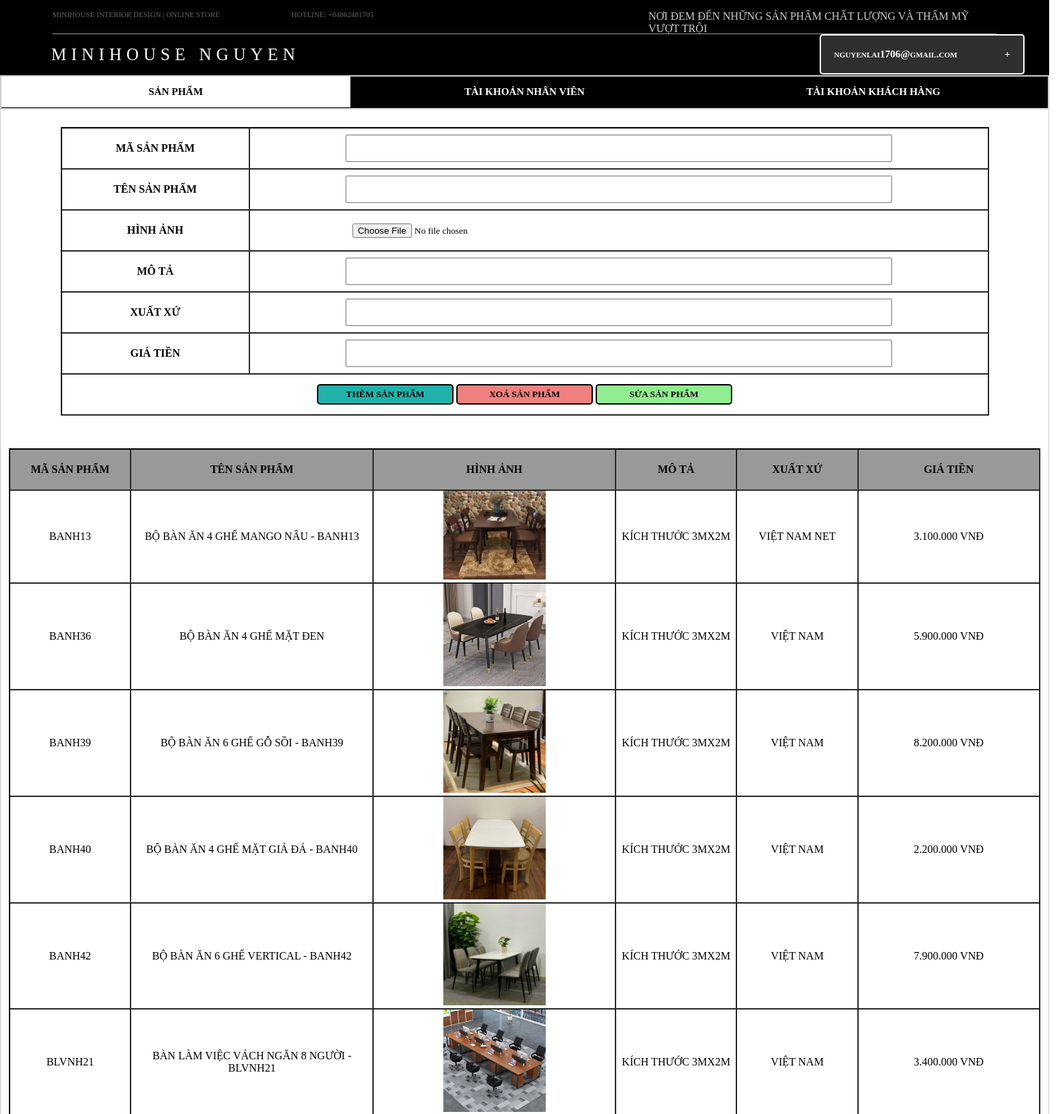
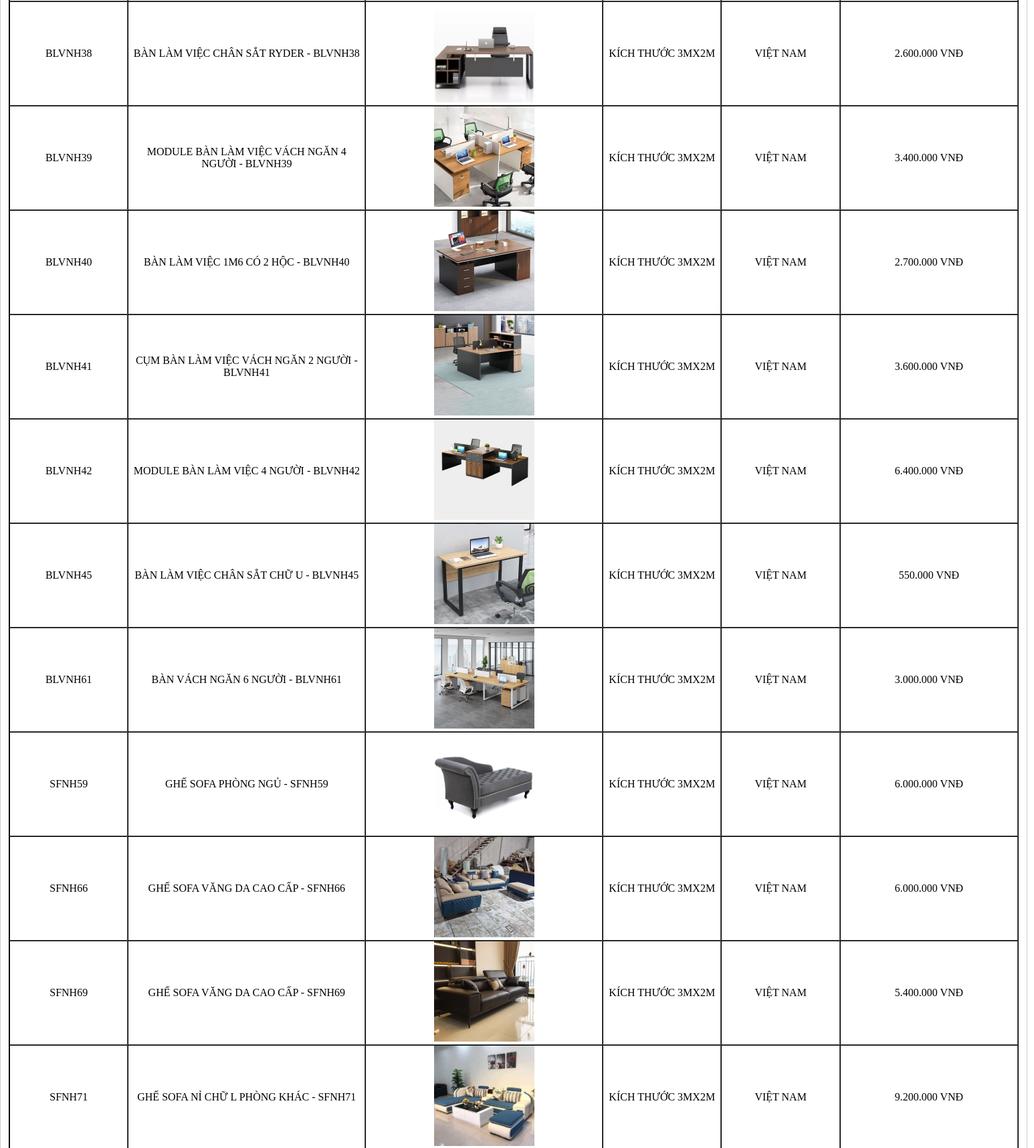
The app's page /Source/admin-page.php (signed in, upper part) with its own data (2 pictures, top to bottom).
### tables this page shows
CREATE TABLE IF NOT EXISTS `sanpham` (
  `masp` varchar(100) NOT NULL,
  `tensp` varchar(255) NOT NULL,
  `hinhanh` varchar(100) NOT NULL,
  `giatien` float NOT NULL,
  `mota` varchar(255) NOT NULL,
  `xuatxu` varchar(255) NOT NULL,
  `madm_fk` varchar(100) DEFAULT NULL,
  `manv_fk` varchar(100) DEFAULT NULL,
  `makho_fk` varchar(100) DEFAULT NULL,
  PRIMARY KEY (`masp`)
);

### controller/clsAdmin.php (the view, shortened to what this page needs)
<?php
    class AdminPage extends myFile{
        function connect() {
            $con = mysqli_connect("localhost", "nguyenhoang", "10897105", "minihouse-website");
            if(!$con) {
                die("Không thể kết nối tới cơ sở dữ liệu");
                exit();
            }
            else {
                mysqli_set_charset($con, "utf8");
                return $con;
            }
        }
        function loadListProduct($sql){
            $link = $this->connect();
            $result = mysqli_query($link,$sql);
            $i = mysqli_num_rows($result);
            if($i>0){
                while($row = mysqli_fetch_array($result)){
                    $masp = $row['masp'];
                    $tensp = $row['tensp'];
                    $hinhanh = $row['hinhanh'];
                    $giatien = $row['giatien'];
                    $mota = $row['mota'];
                    $xuatxu = $row['xuatxu'];
                    echo '<tr>
                            <td>
                                <a class="link-product" href="?masp='.$masp.'">'.$masp.'</a>
                            </td>
                            <td><a class="link-product" href="?masp='.$masp.'">'.$tensp.'</a></td>
                            <td><img src="../img/img_products/'.$hinhanh.'" alt="" width="150px"></td>
                            <td><a class="link-product" href="?masp='.$masp.'">'.$mota.'</a></td>
                            <td><a class="link-product" href="?masp='.$masp.'">'.$xuatxu.'</a></td>
                            <td><a class="link-product" href="?masp='.$masp.'">'.number_format($giatien,0," ",".").' VNĐ</a></td>
                        </tr>';
                }
            }
        }
    }
?>

### css/admin-page.css (style rules this page uses)
:root { --background: #000; --color: #fff; --primary-font: Fira sans; }
* { box-sizing: border-box; padding: 0; margin: 0; font-family: Fira sans; }
tr { width: 100%; height: 60px; }
td:nth-child(1), th:nth-child(1) { width: 10%; text-align: center; }
td:nth-child(2), th:nth-child(2) { width: 20%; text-align: center; }
td:nth-child(3), th:nth-child(3) { width: 20%; text-align: center; }
td:nth-child(4), th:nth-child(4) { width: 10%; text-align: center;; }
td:nth-child(5), th:nth-child(5) { width: 10%; text-align: center; }
td:nth-child(6), th:nth-child(6) { width: 15%; text-align: center; }
.link-product { color: #000; text-decoration: none; }

### records on screen
sanpham: masp "BANH13", tensp "BỘ BÀN ĂN 4 GHẾ MANGO NÂU - BANH13", hinhanh (picture), mota "KÍCH THƯỚC 3MX2M", xuatxu "VIỆT NAM NET", giatien "3.100.000"
sanpham: masp "BANH36", tensp "BỘ BÀN ĂN 4 GHẾ MẶT ĐEN", hinhanh (picture), mota "KÍCH THƯỚC 3MX2M", xuatxu "VIỆT NAM", giatien "5.900.000"
sanpham: masp "BANH39", tensp "BỘ BÀN ĂN 6 GHẾ GỖ SỒI - BANH39", hinhanh (picture), mota "KÍCH THƯỚC 3MX2M", xuatxu "VIỆT NAM", giatien "8.200.000"
sanpham: masp "BANH40", tensp "BỘ BÀN ĂN 4 GHẾ MẶT GIẢ ĐÁ - BANH40", hinhanh (picture), mota "KÍCH THƯỚC 3MX2M", xuatxu "VIỆT NAM", giatien "2.200.000"
sanpham: masp "BANH42", tensp "BỘ BÀN ĂN 6 GHẾ VERTICAL - BANH42", hinhanh (picture), mota "KÍCH THƯỚC 3MX2M", xuatxu "VIỆT NAM", giatien "7.900.000"
sanpham: masp "BLVNH21", tensp "BÀN LÀM VIỆC VÁCH NGĂN 8 NGƯỜI - BLVNH21", hinhanh (picture), mota "KÍCH THƯỚC 3MX2M", xuatxu "VIỆT NAM", giatien "3.400.000"
sanpham: masp "BLVNH38", tensp "BÀN LÀM VIỆC CHÂN SẮT RYDER - BLVNH38", hinhanh (picture), mota "KÍCH THƯỚC 3MX2M", xuatxu "VIỆT NAM", giatien "2.600.000"
sanpham: masp "BLVNH39", tensp "MODULE BÀN LÀM VIỆC VÁCH NGĂN 4 NGƯỜI - BLVNH39", hinhanh (picture), mota "KÍCH THƯỚC 3MX2M", xuatxu "VIỆT NAM", giatien "3.400.000"
sanpham: masp "BLVNH40", tensp "BÀN LÀM VIỆC 1M6 CÓ 2 HỘC - BLVNH40", hinhanh (picture), mota "KÍCH THƯỚC 3MX2M", xuatxu "VIỆT NAM", giatien "2.700.000"
sanpham: masp "BLVNH41", tensp "CỤM BÀN LÀM VIỆC VÁCH NGĂN 2 NGƯỜI - BLVNH41", hinhanh (picture), mota "KÍCH THƯỚC 3MX2M", xuatxu "VIỆT NAM", giatien "3.600.000"
sanpham: masp "BLVNH42", tensp "MODULE BÀN LÀM VIỆC 4 NGƯỜI - BLVNH42", hinhanh (picture), mota "KÍCH THƯỚC 3MX2M", xuatxu "VIỆT NAM", giatien "6.400.000"
sanpham: masp "BLVNH45", tensp "BÀN LÀM VIỆC CHÂN SẮT CHỮ U - BLVNH45", hinhanh (picture), mota "KÍCH THƯỚC 3MX2M", xuatxu "VIỆT NAM", giatien "550.000"
sanpham: masp "BLVNH61", tensp "BÀN VÁCH NGĂN 6 NGƯỜI - BLVNH61", hinhanh (picture), mota "KÍCH THƯỚC 3MX2M", xuatxu "VIỆT NAM", giatien "3.000.000"
sanpham: masp "SFNH59", tensp "GHẾ SOFA PHÒNG NGỦ - SFNH59", hinhanh (picture), mota "KÍCH THƯỚC 3MX2M", xuatxu "VIỆT NAM", giatien "6.000.000"
sanpham: masp "SFNH66", tensp "GHẾ SOFA VĂNG DA CAO CẤP - SFNH66", hinhanh (picture), mota "KÍCH THƯỚC 3MX2M", xuatxu "VIỆT NAM", giatien "6.000.000"
sanpham: masp "SFNH69", tensp "GHẾ SOFA VĂNG DA CAO CẤP - SFNH69", hinhanh (picture), mota "KÍCH THƯỚC 3MX2M", xuatxu "VIỆT NAM", giatien "5.400.000"
sanpham: masp "SFNH71", tensp "GHẾ SOFA NỈ CHỮ L PHÒNG KHÁC - SFNH71", hinhanh (picture), mota "KÍCH THƯỚC 3MX2M", xuatxu "VIỆT NAM", giatien "9.200.000"

### other values on screen
$_SESSION['taikhoan'] "nguyenlai1706@gmail.com"
